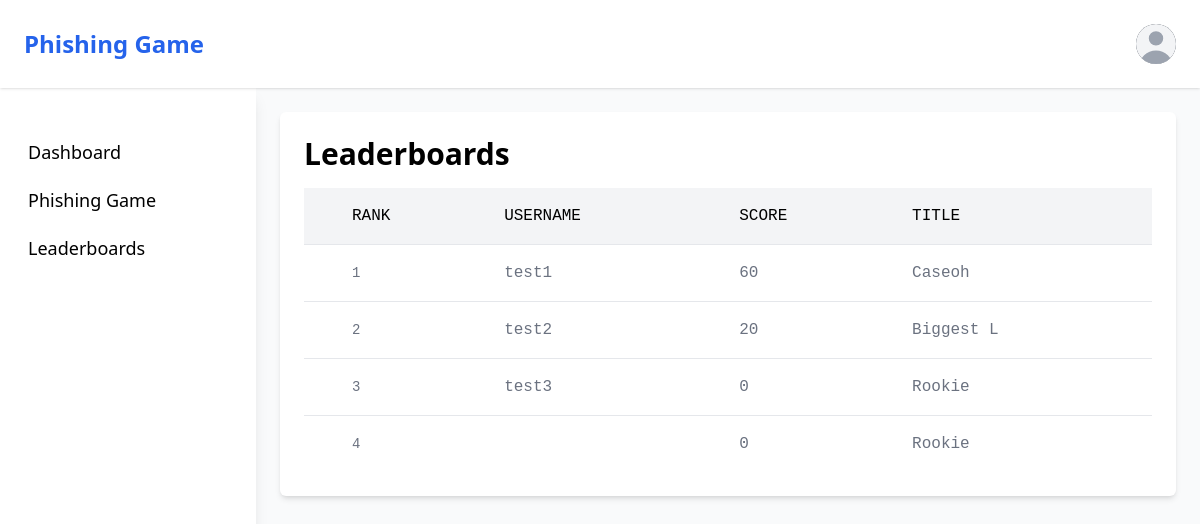
The app's page /leaderboard (signed in), older data.
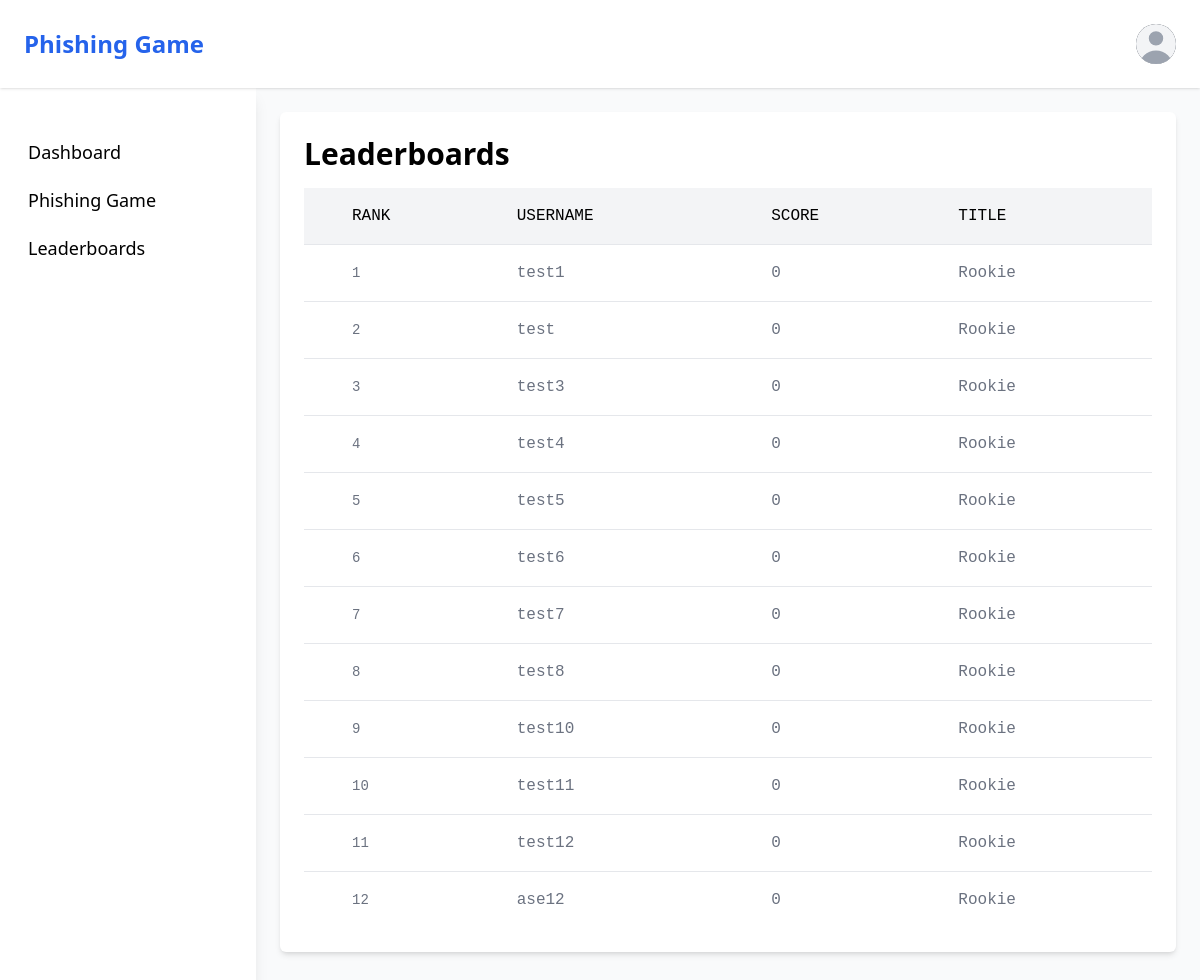
The same page, newer data.
### tables this page shows
CREATE TABLE users (
            id INTEGER PRIMARY KEY AUTOINCREMENT,
            username TEXT NOT NULL UNIQUE,
            password TEXT NOT NULL,
            email TEXT NOT NULL UNIQUE,
            name TEXT NOT NULL,
            title TEXT NOT NULL,
            score TEXT NOT NULL
        );

### app.py (the view)
@app.route('/leaderboard')
def leaderboard():
    if 'username' in session:
        conn = sqlite3.connect('users.db')
        cur = conn.cursor()
        cur.execute('SELECT username, score, title FROM users ORDER BY score DESC')
        leaderboard_data = cur.fetchall()
        conn.close()
        ranked_leaderboard = [{'rank': i+1, 'username': row[0], 'points': row[1], 'title': row[2]} for i, row in enumerate(leaderboard_data)]
        return render_template('leaderboard.html', username=session['username'], leaderboard=ranked_leaderboard)
    return redirect(url_for('login'))

### templates/leaderboard.html (shortened to what this page needs)
{% extends "base.html" %}
{% block content %}
<div class="p-6 bg-white shadow-md rounded-md">
    <h1 class="text-3xl font-bold mb-4">Leaderboards</h1>
    <div class="flex flex-col font-mono">
        <div class="overflow-x-auto">
            <div class="inline-block min-w-full align-middle">
                <div class="overflow-hidden shadow">
                    <table class="min-w-full divide-y divide-gray-200 table-fixed dark:divide-gray-600">
                        <thead class="bg-gray-100 white:bg-gray-700">
                            <tr>
                                <th scope="col" class="p-4">
                                </th>
                                <th scope="col" class="p-4 text-base font-medium text-left text-dark-500 uppercase white:text-dark-400">
                                    Rank
                                </th>
                                <th scope="col" class="p-4 text-base font-medium text-left text-dark-500 uppercase white:text-gray-400">
                                    Username
                                </th>
                                <th scope="col" class="p-4 text-base font-medium text-left text-dark-500 uppercase white:text-gray-400">
                                    Score
                                </th>
                                <th scope="col" class="p-4 text-base font-medium text-left text-dark-500 uppercase white:text-gray-400">
                                    Title
                                </th>
                            </tr>
                        </thead>
                        <tbody class="bg-white divide-y divide-gray-200 white:bg-gray-700 dark:divide-gray-700">
                            {% for entry in leaderboard %}
                            <tr class="hover:bg-gray-100 white:hover:bg-gray-700">
                                <td class="w-4 p-4"></td>
                                <td class="p-4 text-sm font-normal text-gray-500 whitespace-nowrap white:text-gray-400"> {{ entry.rank }}</td>
                                <td class="max-w-sm p-4 overflow-hidden text-base font-normal text-gray-500 truncate xl:max-w-xs white:text-gray-400"> {{ entry.username }}  </td>
                                <td class="max-w-sm p-4 overflow-hidden text-base font-normal text-gray-500 truncate xl:max-w-xs white:text-gray-400"> {{ entry.points }}  </td>
                                <td class="max-w-sm p-4 overflow-hidden text-base font-normal text-gray-500 truncate xl:max-w-xs white:text-gray-400"> {{ entry.title }}  </td>
                            </tr>
                            {% endfor %}
                        </tbody>
                    </table>
                </div>
            </div>
        </div>
    </div>
</div>
{% endblock %}

### templates/base.html (shortened to what this page needs)
<!DOCTYPE html>
<html lang="en">
<head>
    <link href="{{ url_for('static', filename='css/output.css') }}" rel="stylesheet">
</head>
<body class="bg-gray-50">
    <header class="flex justify-between items-center bg-white shadow p-6 sticky top-0 z-10">
        <a href="{{ url_for('home') }}" class="text-2xl font-bold text-blue-600">Phishing Game</a>
            <button id="dropdownUserAvatarButton" data-dropdown-toggle="dropdownAvatar" class="flex text-sm bg-gray-800 rounded-full md:me-0 focus:ring-4 focus:ring-gray-300 dark:focus:ring-gray-600" type="button">
            <div class="relative w-10 h-10 overflow-hidden bg-gray-100 rounded-full white:bg-gray-600">
                <svg class="absolute w-12 h-12 text-gray-400 -left-1" fill="currentColor" viewBox="0 0 20 20" xmlns="http://www.w3.org/2000/svg"><path fill-rule="evenodd" d="M10 9a3 3 0 100-6 3 3 0 000 6zm-7 9a7 7 0 1114 0H3z" clip-rule="evenodd"></path></svg>
            </div>
            </button>
    </header>
    <div class="flex h-screen">
        <div class="w-64 bg-white shadow-lg pt-18 text-lg font-medium">
            <nav class="mt-10">
                <ul>
                    <li>
                        <a href="{{ url_for('home') }}" class="ml-3 block py-2.5 px-4 rounded transition duration-200 hover:bg-blue-600 hover:text-white">Dashboard</a>
                    </li>
                    <li>
                        <a href="{{ url_for('phishing_gamified') }}" class="ml-3 block py-2.5 px-4 rounded transition duration-200 hover:bg-blue-600 hover:text-white">Phishing Game</a>
                    </li>
                    <li>
                        <a href="{{ url_for('leaderboard') }}" class="ml-3 block py-2.5 px-4 rounded transition duration-200 hover:bg-blue-600 hover:text-white">Leaderboards</a>
                    </li>
                </ul>
            </nav>
        </div>
        <div class="flex-1 flex flex-col overflow-hidden">
            <main class="flex-1 overflow-y-auto p-6 pt-18">
                {% block content %}{% endblock %}
            </main>
        </div>
    </div>
</body>
</html>

Row changes from the older to the newer data that the page shows:
changed users "test1": points "60" → "0"; title "Caseoh" → "Rookie"
changed users id 2: username "test2" → "test"; points "20" → "0"; title "Biggest L" → "Rookie"
changed users id 4: username (not shown) → "test4"
added users: rank "5", username "test5", points "0", title "Rookie"
added users: rank "6", username "test6", points "0", title "Rookie"
added users: rank "7", username "test7", points "0", title "Rookie"
added users: rank "8", username "test8", points "0", title "Rookie"
added users: rank "9", username "test10", points "0", title "Rookie"
added users: rank "10", username "test11", points "0", title "Rookie"
added users: rank "11", username "test12", points "0", title "Rookie"
added users: rank "12", username "ase12", points "0", title "Rookie"
